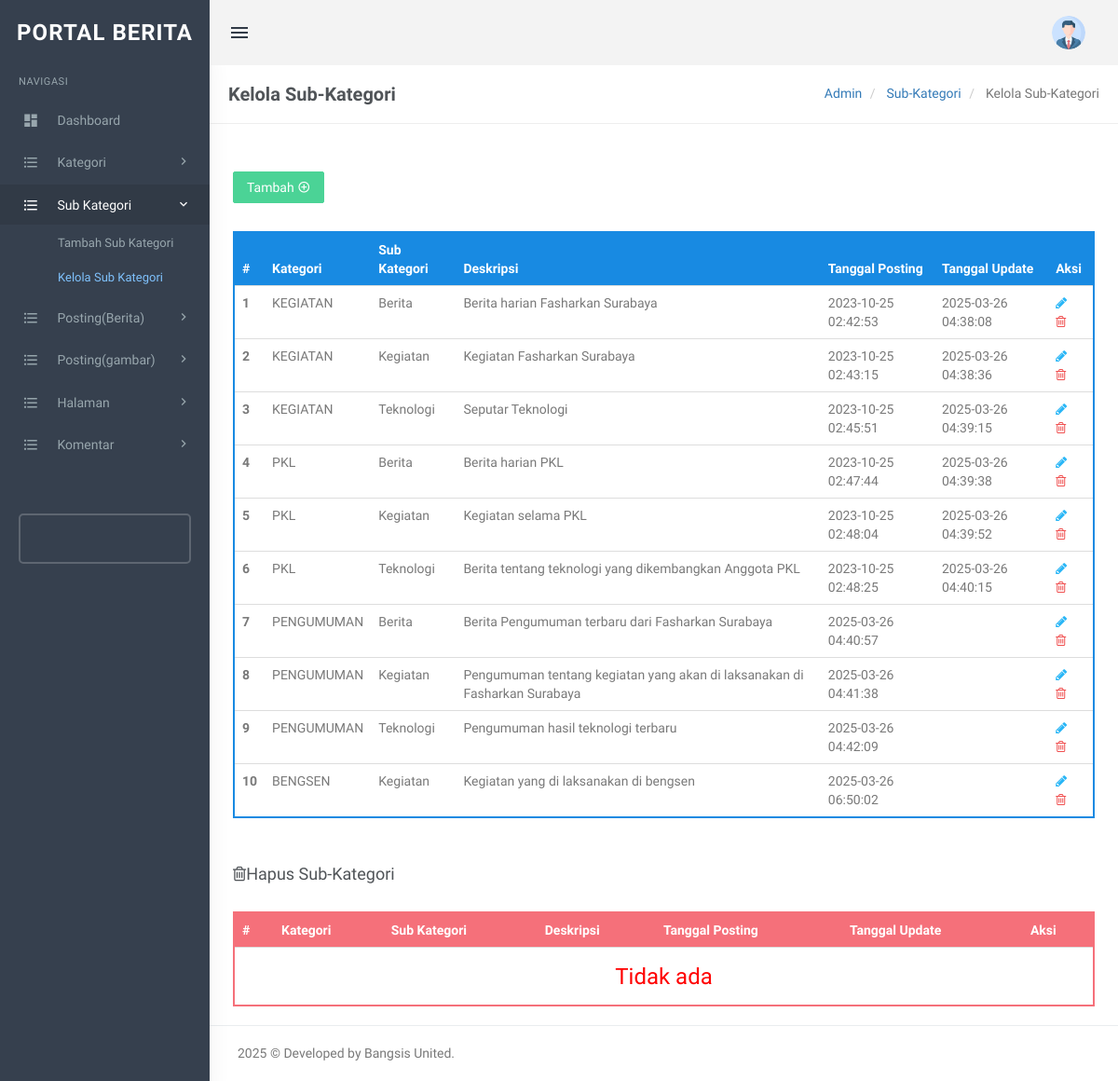
The app's page /admin/manage-subcategories.php (signed in) with its own data.
### tables this page shows
CREATE TABLE `tblsubcategory` (
  `SubCategoryId` int(11) NOT NULL,
  `CategoryId` int(11) DEFAULT NULL,
  `Subcategory` varchar(255) DEFAULT NULL,
  `SubCatDescription` mediumtext DEFAULT NULL,
  `PostingDate` timestamp NOT NULL DEFAULT current_timestamp(),
  `UpdationDate` timestamp NULL DEFAULT NULL ON UPDATE current_timestamp(),
  `Is_Active` int(1) DEFAULT NULL
);

CREATE TABLE `tblcategory` (
  `id` int(11) NOT NULL,
  `CategoryName` varchar(200) DEFAULT NULL,
  `Description` mediumtext DEFAULT NULL,
  `PostingDate` timestamp NULL DEFAULT current_timestamp(),
  `UpdationDate` timestamp NULL DEFAULT NULL ON UPDATE current_timestamp(),
  `Is_Active` int(1) DEFAULT NULL
);

### admin/manage-subcategories.php (the view, shortened to what this page needs)
<?php
include('includes/config.php');
if(strlen($_SESSION['login'])==0)
  {
header('location:index.php');
}
else{
?>
<!DOCTYPE html>
<html lang="en">
    <head>
        <link href="assets/css/bootstrap.min.css" rel="stylesheet" type="text/css" />
        <link href="assets/css/core.css" rel="stylesheet" type="text/css" />
        <link href="assets/css/components.css" rel="stylesheet" type="text/css" />
        <link href="assets/css/icons.css" rel="stylesheet" type="text/css" />
        <link href="assets/css/pages.css" rel="stylesheet" type="text/css" />
        <link href="assets/css/menu.css" rel="stylesheet" type="text/css" />
        <link href="assets/css/responsive.css" rel="stylesheet" type="text/css" />
		<link rel="stylesheet" href="../plugins/switchery/switchery.min.css">
    </head>
    <body class="fixed-left">
        <div id="wrapper">
        <?php include('includes/topheader.php');?>
        <?php include('includes/leftsidebar.php');?>
            <div class="content-page">
                <div class="content">
                    <div class="container">
                        <div class="row">
							<div class="col-xs-12">
								<div class="page-title-box">
                                    <h4 class="page-title">Kelola Sub-Kategori</h4>
                                    <ol class="breadcrumb p-0 m-0">
                                        <li>
                                            <a href="#">Admin</a>
                                        </li>
                                        <li>
                                            <a href="#">Sub-Kategori </a>
                                        </li>
                                        <li class="active">
                                           Kelola Sub-Kategori
                                        </li>
                                    </ol>
                                    <div class="clearfix"></div>
                                </div>
							</div>
						</div>
<div class="row">
<div class="col-sm-6">
</div>
                                    <div class="row">
										<div class="col-md-12">
											<div class="demo-box m-t-20">
<div class="m-b-30">
<a href="add-subcategory.php">
<button id="addToTable" class="btn btn-success waves-effect waves-light">Tambah <i class="mdi mdi-plus-circle-outline" ></i></button>
</a>
 </div>
												<div class="table-responsive">
                                                    <table class="table m-0 table-colored-bordered table-bordered-primary">
                                                        <thead>
                                                            <tr>
                                                                <th>#</th>
                                                                <th>Kategori</th>
                                                                <th>Sub Kategori</th>
                                                                <th>Deskripsi</th>
                                                                <th>Tanggal Posting </th>
                                                                  <th>Tanggal Update</th>
                                                                <th>Aksi</th>
                                                            </tr>
                                                        </thead>
                                                        <tbody>
<?php
$query=mysqli_query($con,"Select tblcategory.CategoryName as catname,tblsubcategory.Subcategory as subcatname,tblsubcategory.SubCatDescription as SubCatDescription,tblsubcategory.PostingDate as subcatpostingdate,tblsubcategory.UpdationDate as subcatupdationdate,tblsubcategory.SubCategoryId as subcatid from tblsubcategory join tblcategory on tblsubcategory.CategoryId=tblcategory.id where tblsubcategory.Is_Active=1");
$cnt=1;
$rowcount=mysqli_num_rows($query);
if($rowcount==0)
{
?>
<tr>
<td colspan="7" align="center"><h3 style="color:red">Tidak ada data</h3></td>
<tr>
<?php
} else {
while($row=mysqli_fetch_array($query))
{
?>
 <tr>
<th scope="row"><?php echo htmlentities($cnt);?></th>
<td><?php echo htmlentities($row['catname']);?></td>
<td><?php echo htmlentities($row['subcatname']);?></td>
<td><?php echo htmlentities($row['SubCatDescription']);?></td>
<td><?php echo htmlentities($row['subcatpostingdate']);?></td>
<td><?php echo htmlentities($row['subcatupdationdate']);?></td>
<td><a href="edit-subcategory.php?scid=<?php echo htmlentities($row['subcatid']);?>"><i class="fa fa-pencil" style="color: #29b6f6;"></i></a>
	&nbsp;<a href="manage-subcategories.php?scid=<?php echo htmlentities($row['subcatid']);?>&&action=del"> <i class="fa fa-trash-o" style="color: #f05050"></i></a> </td>
</tr>
<?php
$cnt++;
 }} ?>
</tbody>
                                                    </table>
                                                </div>
											</div>
										</div>
									</div>
<div class="row">
<div class="col-md-12">
<div class="demo-box m-t-20">
<div class="m-b-30">
 <h4><i class="fa fa-trash-o" ></i>Hapus Sub-Kategori</h4>
 </div>
<div class="table-responsive">
   <table class="table m-0 table-colored-bordered table-bordered-danger">
                                                        <thead>
                                                            <tr>
                                                                <th>#</th>
                                                                <th>Kategori</th>
                                                                <th>Sub Kategori</th>
                                                                <th>Deskripsi</th>
                                                                <th>Tanggal Posting</th>
                                                                <th>Tanggal Update</th>
                                                                <th>Aksi</th>
                                                            </tr>
                                                        </thead>
                                                        <tbody>
<?php
$query=mysqli_query($con,"Select tblcategory.CategoryName as catname,tblsubcategory.Subcategory as subcatname,tblsubcategory.SubCatDescription as SubCatDescription,tblsubcategory.PostingDate as subcatpostingdate,tblsubcategory.UpdationDate as subcatupdationdate,tblsubcategory.SubCategoryId as subcatid from tblsubcategory join tblcategory on tblsubcategory.CategoryId=tblcategory.id where tblsubcategory.Is_Active=0");
$cnt=1;
$rowcount=mysqli_num_rows($query);
if($rowcount==0)
{
?>
<tr>
<td colspan="7" align="center"><h3 style="color:red">Tidak ada</h3></td>
<?php
} else {
while($row=mysqli_fetch_array($query))
{
?>
 <tr>
<th scope="row"><?php echo htmlentities($cnt);?></th>
<td><?php echo htmlentities($row['catname']);?></td>
<td><?php echo htmlentities($row['subcatname']);?></td>
<td><?php echo htmlentities($row['SubCatDescription']);?></td>
<td><?php echo htmlentities($row['subcatpostingdate']);?></td>
<td><?php echo htmlentities($row['subcatupdationdate']);?></td>
<td><a href="manage-subcategories.php?resid=<?php echo htmlentities($row['subcatid']);?>"><i class="ion-arrow-return-right" title="Restore this SubCategory"></i></a>
    &nbsp;<a href="manage-subcategories.php?scid=<?php echo htmlentities($row['subcatid']);?>&&action=perdel"> <i class="fa fa-trash-o" style="color: #f05050"></i></a> </td>
</tr>
<?php
$cnt++;
 } }?>
</tbody>
                                                    </table>
                                                </div>
											</div>
										</div>
									</div>
                                </div>
                </div>
<?php include('includes/footer.php');?>
            </div>
        </div>
    </body>
</html>
<?php } ?>

### admin/assets/css/core.css (style rules this page uses)
body { font-family: 'Varela Round', sans-serif; margin: 0; padding-bottom: 60px; overflow-x: hidden; color: #797979; }
html { position: relative; min-height: 100%; }
.h1, .h2, .h3, .h4, .h5, .h6, h1, h2, h3, h4, h5, h6 { color: #505458; font-family: 'Hind Madurai', sans-serif; margin: 10px 0; }
* { outline: none !important; }
.container { width: auto; }
#wrapper { height: 100%; overflow: hidden; width: 100%; }
.p-0 { padding: 0 !important; }
.m-0 { margin: 0 !important; }
.m-t-20 { margin-top: 20px !important; }
.m-b-30 { margin-bottom: 30px !important; }
.row { margin-right: -10px; margin-left: -10px; }
.col-lg-1, .col-lg-10, .col-lg-11, .col-lg-12, .col-lg-2, .col-lg-3, .col-lg-4, .col-lg-5, .col-lg-6, .col-lg-7, .col-lg-8, .col-lg-9, .col-md-1, .col-md-10, .col-md-11, .col-md-12, .col-md-2, .col-md-3, .col-md-4, .col-md-5, .col-md-6, .col-md-7, .col-md-8, .col-md-9, .col-sm-1, .col-sm-10, .col-sm-11, .col-sm-12, .col-sm-2, .col-sm-3, .col-sm-4, .col-sm-5, .col-sm-6, .col-sm-7, .col-sm-8, .col-sm-9, .col-xs-1, .col-xs-10, .col-xs-11, .col-xs-12, .col-xs-2, .col-xs-3, .col-xs-4, .col-xs-5, .col-xs-6, .col-xs-7, .col-xs-8, .col-xs-9 { padding-left: 10px; padding-right: 10px; }
.breadcrumb { background-color: transparent; margin-bottom: 15px; padding-top: 10px; padding-left: 0; }
.waves-effect { position: relative; cursor: pointer; display: inline-block; overflow: hidden; -webkit-user-select: none; -moz-user-select: none; -ms-user-select: none; user-select: none; -webkit-tap-highlight-color: transparent; vertical-align: middle; z-index: 1; will-change: opacity, transform; -webkit-transition: all 0.3s ease-out; -moz-transition: all 0.3s ease-out; -o-transition: all 0.3s ease-out; -ms-transition: all 0.3s ease-out; transition: all 0.3s ease-out; }
.demo-box { padding: 10px 15px; }

### admin/assets/css/menu.css (style rules this page uses)
.content-page { margin-left: 225px; overflow: hidden; }
.content-page .content { padding: 0 5px 10px 5px; margin-top: 70px; }
.page-title { font-size: 20px; margin-bottom: 0; margin-top: 0; font-weight: 600; }
.page-title-box { padding: 20px; border-bottom: 1px solid #eee; margin: 0 -20px 20px -20px; }
.page-title-box .page-title { margin-bottom: 0; float: left; }
.page-title-box .breadcrumb { float: right; background-color: transparent !important; }

### records on screen
tblsubcategory: CategoryId.CategoryName "KEGIATAN", Subcategory "Berita", SubCatDescription "Berita harian Fasharkan Surabaya", PostingDate "2023-10-25 02:42:53", UpdationDate "2025-03-26 04:38:08"
tblsubcategory: CategoryId.CategoryName "KEGIATAN", Subcategory "Kegiatan", SubCatDescription "Kegiatan Fasharkan Surabaya", PostingDate "2023-10-25 02:43:15", UpdationDate "2025-03-26 04:38:36"
tblsubcategory: CategoryId.CategoryName "KEGIATAN", Subcategory "Teknologi", SubCatDescription "Seputar Teknologi", PostingDate "2023-10-25 02:45:51", UpdationDate "2025-03-26 04:39:15"
tblsubcategory: CategoryId.CategoryName "PKL", Subcategory "Berita", SubCatDescription "Berita harian PKL", PostingDate "2023-10-25 02:47:44", UpdationDate "2025-03-26 04:39:38"
tblsubcategory: CategoryId.CategoryName "PKL", Subcategory "Kegiatan", SubCatDescription "Kegiatan selama PKL", PostingDate "2023-10-25 02:48:04", UpdationDate "2025-03-26 04:39:52"
tblsubcategory: CategoryId.CategoryName "PKL", Subcategory "Teknologi", SubCatDescription "Berita tentang teknologi yang dikembangkan Anggota PKL", PostingDate "2023-10-25 02:48:25", UpdationDate "2025-03-26 04:40:15"
tblsubcategory: CategoryId.CategoryName "PENGUMUMAN", Subcategory "Berita", SubCatDescription "Berita Pengumuman terbaru dari Fasharkan Surabaya", PostingDate "2025-03-26 04:40:57"
tblsubcategory: CategoryId.CategoryName "PENGUMUMAN", Subcategory "Kegiatan", SubCatDescription "Pengumuman tentang kegiatan yang akan di laksanakan di Fasharkan Surabaya", PostingDate "2025-03-26 04:41:38"
tblsubcategory: CategoryId.CategoryName "PENGUMUMAN", Subcategory "Teknologi", SubCatDescription "Pengumuman hasil teknologi terbaru", PostingDate "2025-03-26 04:42:09"
tblsubcategory: CategoryId.CategoryName "BENGSEN", Subcategory "Kegiatan", SubCatDescription "Kegiatan yang di laksanakan di bengsen", PostingDate "2025-03-26 06:50:02"
